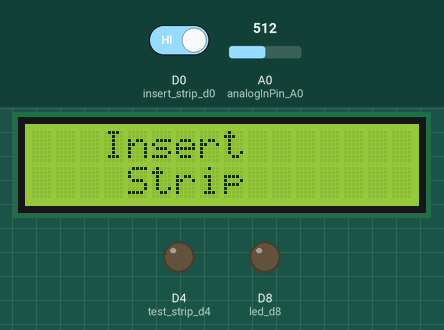
Bench run of a sketch on a simulated ESP8266 (NodeMCU). Shown: 16×2 character LCD, output pins drawn as LEDs (lit = HIGH). The test bench sets the inputs (shaded band); at power-on: A0 (analogInPin_A0) = 512, D0 (insert_strip_d0) HIGH. WiFi joins after 1.5 s; servers stay silent unless stated; what the sketch prints to the serial monitor is not drawn.

Above: at 1.6 s.
At 2.44 s:
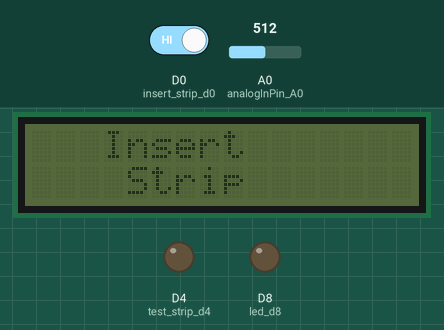
2.8 s: A0 (analogInPin_A0) set to 212
6.8 s: A0 (analogInPin_A0) set to 181
At 8.4 s:
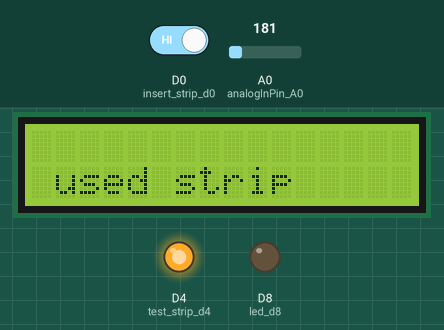
14.2 s: D0 (insert_strip_d0) driven LOW
At 18.8 s:
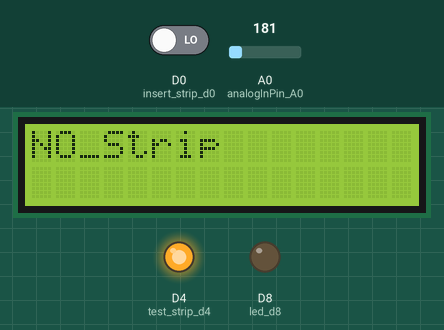
22.8 s: D0 (insert_strip_d0) driven HIGH
25.0 s: A0 (analogInPin_A0) set to 53
27.2 s: A0 (analogInPin_A0) set to 47
At 31.9 s:
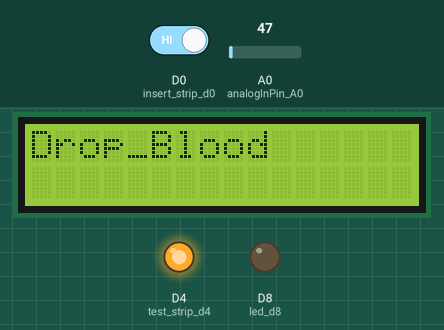
Timing chart, 0 to 33.4 s (numbered marks = the images above; inputs shaded):
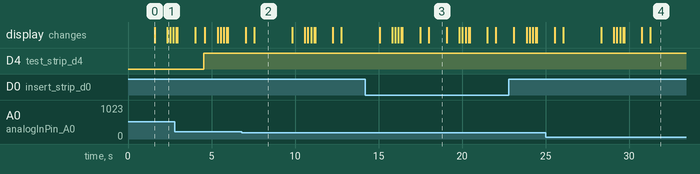

The sketch:

last_code.ino
```cpp
/*
----------------------------------------------------------------------------------------------------------------

******************************** Glucose Measurement System ****************************************************
 Editing By Ali Abdul Hussein Khalil
 2020/2021
 Al-Nahrain University
----------------------------------------------------------------------------------------------------------------
 */

 #include <LCD_I2C.h>
LCD_I2C lcd(0x27);
#define test_strip_d4 D4
#define insert_strip_d0 D0
#define write_d7 D7
#define led_d8 D8
#define help_d3 D3
#include <ESP8266WiFi.h>
#include <WiFiClient.h>
#include <ThingSpeak.h>


#include "CTBot.h"
CTBot myBot;

const char * myWriteAPIKey = "V9JFKXZV1YIKAKH2"; //Your Write API Key
long ID = 818222669; //Your Channel Number (Without Brackets)
unsigned long myChannelNumber=1370397;
String ssid =  "Tree";
String pass =  "ZXCV123456";//can use const char*
const char* server = "api.thingspeak.com";
String token = "1828120441:AAF5PsHpWyTILga5JAq7j_Hgazrlm4YiIY8";
long analogInPin_A0=A0;
WiFiClient client;

int buttonState = 0;
void setup() {

Serial.begin(9600);
    pinMode(analogInPin_A0,INPUT);
 pinMode(insert_strip_d0, INPUT);
pinMode(test_strip_d4,OUTPUT);
  pinMode(help_d3,INPUT);
pinMode(led_d8,OUTPUT);

digitalWrite(led_d8,LOW);

 delay(10);
        WiFi.begin(ssid, pass);

      while (WiFi.status() != WL_CONNECTED)
     {
            delay(500);
            Serial.print(".");
     }
     ThingSpeak.begin(client);
      Serial.println("");
      Serial.println("WiFi connected");

  myBot.wifiConnect(ssid, pass);
  myBot.setTelegramToken(token);
  if (myBot.testConnection())
    Serial.println("\ntestConnection OK");
  else
    Serial.println("\ntestConnection NOK");

}
void loop() {
   lcd.begin();
    lcd.backlight();
     lcd.print("   Insert");
    lcd.setCursor(4, 1);
    lcd.print("Strip");
    delay(700);
     for (int i = 0; i < 6; ++i)
    {
        lcd.backlight();
        delay(60);
        lcd.noBacklight();
        delay(60);
    }


    delay(1000);
    lcd.backlight();
    lcd.clear();
    delay(500);

  digitalWrite(test_strip_d4,HIGH);
 if( digitalRead(insert_strip_d0)==LOW){
    lcd.clear();
  lcd.print("NO_Strip");

  delay(1000);
  return;
 }
 else if( digitalRead(insert_strip_d0)==HIGH){
 // digitalWrite(test_strip_d4,LOW);
  digitalWrite(write_d7,HIGH);
  // lcd.clear();
  //lcd.print("Drop_Blood");
  long average =3;

average =analogRead(analogInPin_A0);
 Serial.println(average);
 if(average>50&&average<200){
   lcd.clear();
        lcd.setCursor(1,1);

     lcd.print("used strip");
      Serial.println(">>>>>>");
delay(2200);
 }

  else if(average>=0&&average<=50){
   lcd.clear();
   lcd.print("Drop_Blood");
   long average =0;
   delay(10600);
    average =analogRead(analogInPin_A0);

    if(average>=200&&average<1024){

        average=average*0.16438;


   lcd.clear();

     lcd.print("sensor_V= ");
     lcd.setCursor(1,1);
   lcd.print(average);

  TBMessage msg;
  myBot.sendMessage(ID,"Glocuse Mesuerment...");
 myBot.sendMessage(ID,"PN:Zaid Ali");
   String lo=String(average);

myBot.sendMessage(ID,lo);

 ThingSpeak.writeField(myChannelNumber, 1,average, myWriteAPIKey); //Update in ThingSpeak


 Serial.println("telebot");
      long x=1;

  for(x=1;x<100000000;x++){
          Serial.println("wait");

  TBMessage msg;
  digitalWrite(help_d3,LOW);

  // if there is an incoming message...
  if(myBot.getNewMessage(msg)){
    // ...forward it to the sender
    myBot.sendMessage(msg.sender.id, msg.text);
             Serial.println(msg.text);
                String mm=String(msg.text);
                    lcd.clear();

             lcd.print(mm);
              if (msg.text.equalsIgnoreCase("LT ON")) {              // if the received message is "LIGHT ON"...
      digitalWrite(led_d8, HIGH);                               // turn on the LED (inverted logic!)
     myBot.sendMessage(ID, "Light is now ON");
        lcd.backlight();
     lcd.print("   HIGH");
    lcd.setCursor(4, 1);
    lcd.print("GLUCOSE");
    delay(700);
     for (int i = 0; i < 6; ++i)
    {
        lcd.backlight();
        delay(60);
        lcd.noBacklight();
        delay(60);
    }


              }

  }


   else if(digitalRead(help_d3) ==LOW){
        lcd.clear();

     myBot.sendMessage(ID,"help");
         lcd.print("help");


}

  delay(3000); }
}
}
 }
}
```

Measured:
- the behaviour switches between 200 and 199 on A0 (analogInPin_A0) (found by bisection; images 1 and 2)
- the behaviour switches between 51 and 50 on A0 (analogInPin_A0) (found by bisection; images 3 and 4)
- after the input at 6.8 s, the display: first differs from a run without the input after 0.75 s (image 2)
- after the input at 14.2 s, the display: first differs from a run without the input after 3.8 s (image 3)
- after the input at 27.2 s, the display: first differs from a run without the input after 4.1 s (image 4)
- what the display in image 0 shows lasts 0.8 s, from 1.6 s to 2.4 s
- what the display in image 2 shows lasts 2.2 s, from 7.6 s to 9.8 s
